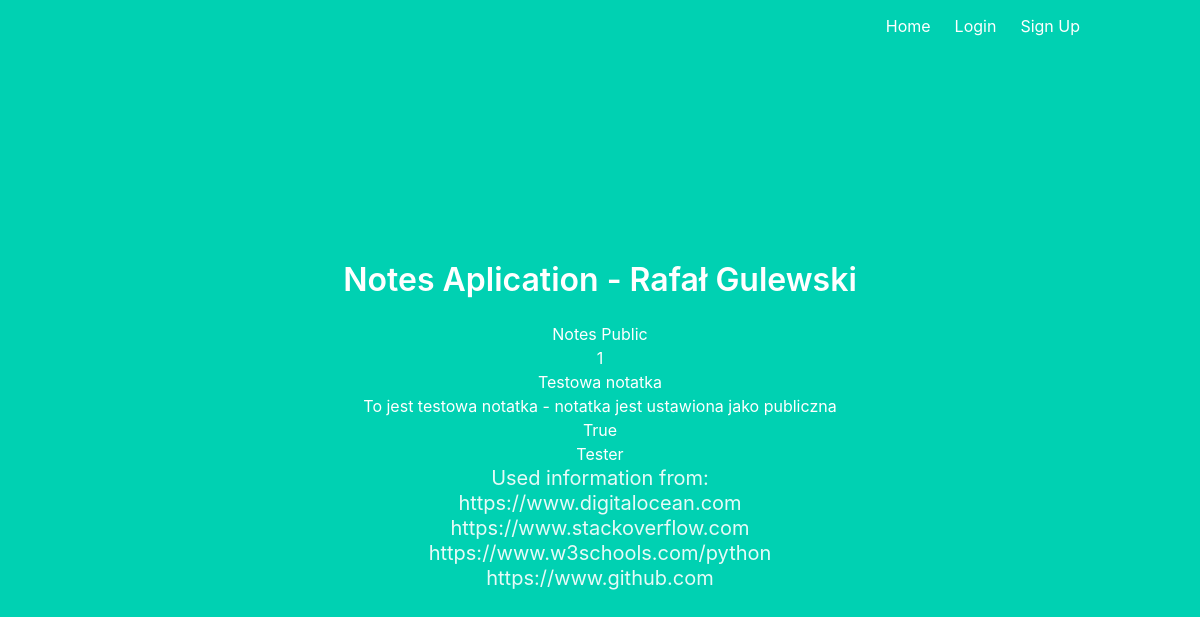
Before: / with the older database file.
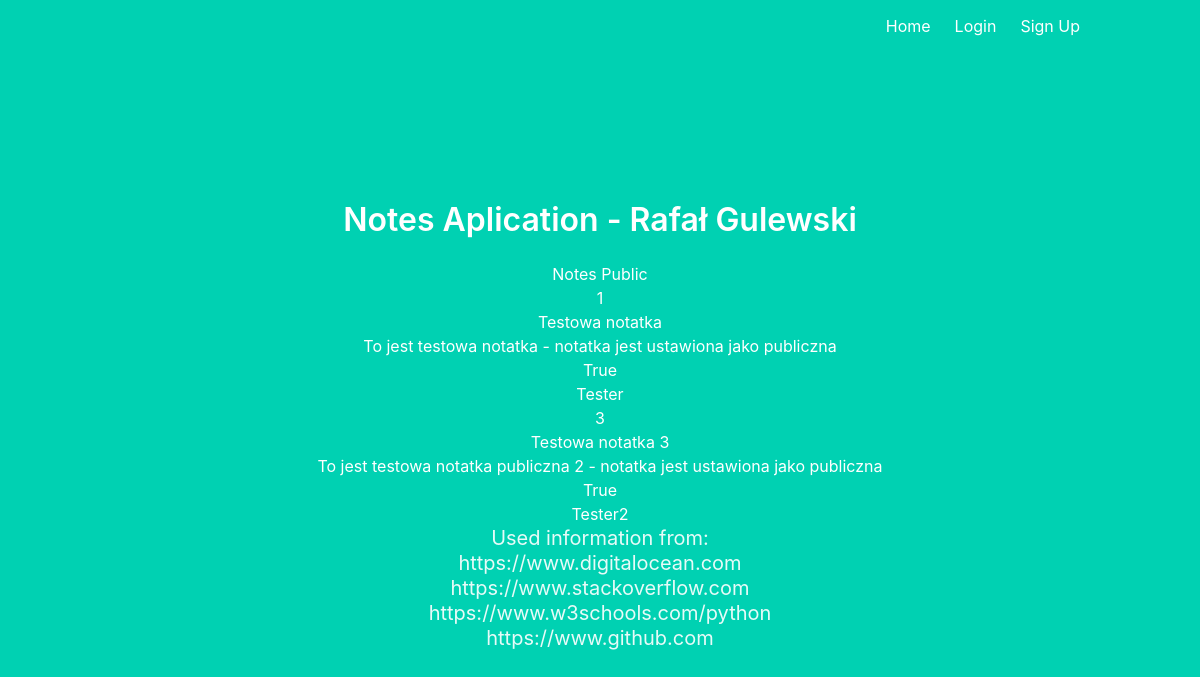
After: the same page with the newer database file.
### database.py (models this page shows)
class Note(db.Model):
    id = db.Column(db.Integer, primary_key=True)
    title = db.Column(db.String())
    text = db.Column(db.String())
    isPublic = db.Column(db.Boolean())
    userID = db.Column(db.String(), db.ForeignKey('user.login'))

### main.py (the view)
@main.route('/')
def index():
    publicNotes = Note.query.filter(Note.isPublic)
    return render_template('index.html', publicNotes = publicNotes)

### templates/index.html
{% extends "base.html" %}
{% block content %}
<h1 class="title">
  Notes Aplication - Rafał Gulewski
</h1>
<h2>Notes Public</h2>
<div>
  {% for note in publicNotes %}
  {{note.id}}<br />
  {{note.title}}<br />
  {{note.text}}<br />
  {{note.isPublic}}<br />
  {{note.userID}}<br />
  {% endfor %}
</div>
<h2 class="subtitle">
  Used information from:<br />
  https://www.digitalocean.com<br />
  https://www.stackoverflow.com<br />
  https://www.w3schools.com/python<br />
  https://www.github.com
</h2>
{% endblock %}

Changed rows visible on the page:
added Note: id "3", title "Testowa notatka 3", text "To jest testowa notatka publiczna 2 - notatka jest ustawiona jako publiczna", isPublic "True", userID "Tester2"
